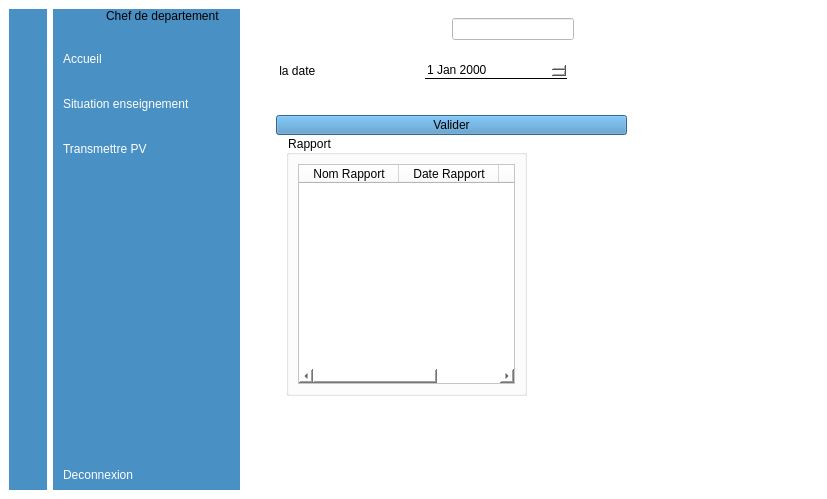
<?xml version="1.0" encoding="UTF-8"?>
<ui version="4.0">
 <class>Form</class>
 <widget class="QWidget" name="Form">
  <property name="geometry">
   <rect>
    <x>0</x>
    <y>0</y>
    <width>827</width>
    <height>499</height>
   </rect>
  </property>
  <property name="windowTitle">
   <string>Form</string>
  </property>
  <property name="styleSheet">
   <string notr="true">background-color: rgb(255, 255, 255);</string>
  </property>
  <widget class="QWidget" name="icon_only_widget" native="true">
   <property name="geometry">
    <rect>
     <x>9</x>
     <y>9</y>
     <width>38</width>
     <height>481</height>
    </rect>
   </property>
   <property name="maximumSize">
    <size>
     <width>60</width>
     <height>16777215</height>
    </size>
   </property>
   <property name="styleSheet">
    <string notr="true">QWidget{
	background-color: rgb(73, 144, 196);
}

QPushButton{
	color:white;
	height: 30px;
	border:none;
	border-radius:10px;
}

QPushButton:checked{
	background-color: #F5FAFE;
	color: #1F95EF;
	font-weight:bold;
}</string>
   </property>
   <layout class="QVBoxLayout" name="verticalLayout_3">
    <property name="spacing">
     <number>15</number>
    </property>
    <property name="leftMargin">
     <number>0</number>
    </property>
    <property name="topMargin">
     <number>0</number>
    </property>
    <property name="rightMargin">
     <number>0</number>
    </property>
    <item>
     <layout class="QVBoxLayout" name="verticalLayout_2">
      <property name="spacing">
       <number>15</number>
      </property>
      <property name="topMargin">
       <number>15</number>
      </property>
      <item>
       <widget class="QPushButton" name="Accueil_1">
        <property name="styleSheet">
         <string notr="true">QPushButton:checked{
	background-color: #F5FAFE;
	color: #1F95EF;
	font-weight:bold;
}</string>
        </property>
        <property name="text">
         <string/>
        </property>
        <property name="icon">
         <iconset>
          <normaloff>../../../EduOps-BackOffice-dev-main/images/page-accueil.png</normaloff>../../../EduOps-BackOffice-dev-main/images/page-accueil.png</iconset>
        </property>
        <property name="checkable">
         <bool>true</bool>
        </property>
        <property name="autoExclusive">
         <bool>true</bool>
        </property>
       </widget>
      </item>
      <item>
       <widget class="QPushButton" name="ExploiterEnseigne_1">
        <property name="styleSheet">
         <string notr="true">text-align:center;</string>
        </property>
        <property name="text">
         <string/>
        </property>
        <property name="icon">
         <iconset>
          <normaloff>../../../EduOps-BackOffice-dev-main/images/cahier-de-texte.png</normaloff>../../../EduOps-BackOffice-dev-main/images/cahier-de-texte.png</iconset>
        </property>
        <property name="checkable">
         <bool>true</bool>
        </property>
        <property name="autoExclusive">
         <bool>true</bool>
        </property>
       </widget>
      </item>
      <item>
       <widget class="QPushButton" name="ExploiterPV_1">
        <property name="styleSheet">
         <string notr="true">text-align:center;
</string>
        </property>
        <property name="text">
         <string/>
        </property>
        <property name="icon">
         <iconset>
          <normaloff>../../../EduOps-BackOffice-dev-main/images/enseignement.png</normaloff>../../../EduOps-BackOffice-dev-main/images/enseignement.png</iconset>
        </property>
        <property name="checkable">
         <bool>true</bool>
        </property>
        <property name="autoExclusive">
         <bool>true</bool>
        </property>
       </widget>
      </item>
     </layout>
    </item>
    <item>
     <spacer name="verticalSpacer">
      <property name="orientation">
       <enum>Qt::Vertical</enum>
      </property>
      <property name="sizeHint" stdset="0">
       <size>
        <width>38</width>
        <height>68</height>
       </size>
      </property>
     </spacer>
    </item>
    <item>
     <widget class="QPushButton" name="pushButton_9">
      <property name="styleSheet">
       <string notr="true">text-align:center;
</string>
      </property>
      <property name="text">
       <string/>
      </property>
      <property name="icon">
       <iconset>
        <normaloff>../../../SGBD_PROJET/Images/sortir.png</normaloff>../../../SGBD_PROJET/Images/sortir.png</iconset>
      </property>
      <property name="checkable">
       <bool>true</bool>
      </property>
     </widget>
    </item>
   </layout>
  </widget>
  <widget class="QWidget" name="icon_name_widget" native="true">
   <property name="geometry">
    <rect>
     <x>53</x>
     <y>9</y>
     <width>187</width>
     <height>481</height>
    </rect>
   </property>
   <property name="maximumSize">
    <size>
     <width>200</width>
     <height>16777215</height>
    </size>
   </property>
   <property name="styleSheet">
    <string notr="true">QWidget{
	background-color: rgb(73, 144, 196);
}

QPushButton{
	text-align:left;
	color: white;
	height: 30px;
	border:none;
	font-family: &quot;Comic Sans MS&quot;, cursive, sans-serif; 
	font-size: 12px; 
    padding-left:10px;
	border-top-left-radius:10px;
	border-bottom-left-radius:10px;
}

QPushButton:checked{
	background-color: #F5FAFE;
	color: #1F95EF;
	font-weight:bold;
}</string>
   </property>
   <layout class="QVBoxLayout" name="verticalLayout_4">
    <property name="rightMargin">
     <number>0</number>
    </property>
    <item>
     <layout class="QHBoxLayout" name="horizontalLayout_3">
      <property name="rightMargin">
       <number>20</number>
      </property>
      <item>
       <widget class="QLabel" name="label_2">
        <property name="styleSheet">
         <string notr="true">image: url(:/logo pers.jpeg);</string>
        </property>
        <property name="text">
         <string/>
        </property>
       </widget>
      </item>
      <item>
       <widget class="QLabel" name="label_3">
        <property name="text">
         <string>Chef de departement</string>
        </property>
       </widget>
      </item>
     </layout>
    </item>
    <item>
     <layout class="QVBoxLayout" name="verticalLayout">
      <property name="spacing">
       <number>15</number>
      </property>
      <property name="topMargin">
       <number>15</number>
      </property>
      <item>
       <widget class="QPushButton" name="Accueil_2">
        <property name="text">
         <string>Accueil</string>
        </property>
        <property name="icon">
         <iconset>
          <normaloff>../../../EduOps-BackOffice-dev-main/images/page-accueil.png</normaloff>../../../EduOps-BackOffice-dev-main/images/page-accueil.png</iconset>
        </property>
        <property name="checkable">
         <bool>true</bool>
        </property>
        <property name="autoExclusive">
         <bool>true</bool>
        </property>
       </widget>
      </item>
      <item>
       <widget class="QPushButton" name="ExploiterEnseigne_2">
        <property name="text">
         <string>Situation enseignement</string>
        </property>
        <property name="icon">
         <iconset>
          <normaloff>../../../EduOps-BackOffice-dev-main/images/cahier-de-texte.png</normaloff>../../../EduOps-BackOffice-dev-main/images/cahier-de-texte.png</iconset>
        </property>
        <property name="checkable">
         <bool>true</bool>
        </property>
        <property name="autoExclusive">
         <bool>true</bool>
        </property>
       </widget>
      </item>
      <item>
       <widget class="QPushButton" name="ExploiterPV_2">
        <property name="text">
         <string>Transmettre PV</string>
        </property>
        <property name="icon">
         <iconset>
          <normaloff>../../../SGBD_PROJET/Images/enseignement.png</normaloff>../../../SGBD_PROJET/Images/enseignement.png</iconset>
        </property>
        <property name="checkable">
         <bool>true</bool>
        </property>
        <property name="autoExclusive">
         <bool>true</bool>
        </property>
       </widget>
      </item>
     </layout>
    </item>
    <item>
     <spacer name="verticalSpacer_2">
      <property name="orientation">
       <enum>Qt::Vertical</enum>
      </property>
      <property name="sizeHint" stdset="0">
       <size>
        <width>18</width>
        <height>6</height>
       </size>
      </property>
     </spacer>
    </item>
    <item>
     <widget class="QPushButton" name="pushButton_25">
      <property name="text">
       <string>Deconnexion</string>
      </property>
      <property name="icon">
       <iconset>
        <normaloff>../../../SGBD_PROJET/Images/sortir.png</normaloff>../../../SGBD_PROJET/Images/sortir.png</iconset>
      </property>
      <property name="checkable">
       <bool>true</bool>
      </property>
     </widget>
    </item>
   </layout>
  </widget>
  <widget class="QWidget" name="main_menu" native="true">
   <property name="geometry">
    <rect>
     <x>246</x>
     <y>9</y>
     <width>572</width>
     <height>481</height>
    </rect>
   </property>
   <layout class="QVBoxLayout" name="verticalLayout_5">
    <item>
     <widget class="QWidget" name="header" native="true">
      <property name="maximumSize">
       <size>
        <width>16777215</width>
        <height>16777215</height>
       </size>
      </property>
      <layout class="QHBoxLayout" name="horizontalLayout_5">
       <item>
        <widget class="QPushButton" name="menu">
         <property name="styleSheet">
          <string notr="true">border: none;
</string>
         </property>
         <property name="text">
          <string/>
         </property>
         <property name="icon">
          <iconset>
           <normaloff>../../../EduOps-BackOffice-dev-main/images/barre-de-menu.png</normaloff>../../../EduOps-BackOffice-dev-main/images/barre-de-menu.png</iconset>
         </property>
         <property name="iconSize">
          <size>
           <width>30</width>
           <height>30</height>
          </size>
         </property>
         <property name="checkable">
          <bool>true</bool>
         </property>
        </widget>
       </item>
       <item>
        <spacer name="horizontalSpacer">
         <property name="orientation">
          <enum>Qt::Horizontal</enum>
         </property>
         <property name="sizeHint" stdset="0">
          <size>
           <width>138</width>
           <height>20</height>
          </size>
         </property>
        </spacer>
       </item>
       <item>
        <layout class="QHBoxLayout" name="horizontalLayout_4">
         <item>
          <widget class="QLineEdit" name="lineEdit"/>
         </item>
         <item>
          <widget class="QPushButton" name="pushButton_29">
           <property name="styleSheet">
            <string notr="true">	border:none;

</string>
           </property>
           <property name="text">
            <string/>
           </property>
           <property name="icon">
            <iconset>
             <normaloff>Images/loupe.png</normaloff>Images/loupe.png</iconset>
           </property>
           <property name="iconSize">
            <size>
             <width>20</width>
             <height>20</height>
            </size>
           </property>
          </widget>
         </item>
        </layout>
       </item>
       <item>
        <spacer name="horizontalSpacer_2">
         <property name="orientation">
          <enum>Qt::Horizontal</enum>
         </property>
         <property name="sizeHint" stdset="0">
          <size>
           <width>137</width>
           <height>20</height>
          </size>
         </property>
        </spacer>
       </item>
       <item>
        <widget class="QPushButton" name="pushButton_30">
         <property name="styleSheet">
          <string notr="true">border: none;

</string>
         </property>
         <property name="text">
          <string/>
         </property>
         <property name="icon">
          <iconset>
           <normaloff>../../../EduOps-BackOffice-dev-main/images/profil.png</normaloff>../../../EduOps-BackOffice-dev-main/images/profil.png</iconset>
         </property>
         <property name="iconSize">
          <size>
           <width>30</width>
           <height>20</height>
          </size>
         </property>
        </widget>
       </item>
      </layout>
     </widget>
    </item>
    <item>
     <widget class="QStackedWidget" name="stackedWidget">
      <property name="styleSheet">
       <string notr="true">background-color: rgb(255, 255, 255);</string>
      </property>
      <property name="currentIndex">
       <number>1</number>
      </property>
      <widget class="QWidget" name="Accueil">
       <widget class="QLabel" name="label_4">
        <property name="geometry">
         <rect>
          <x>30</x>
          <y>20</y>
          <width>361</width>
          <height>41</height>
         </rect>
        </property>
        <property name="font">
         <font>
          <family>MS Gothic</family>
          <pointsize>20</pointsize>
          <italic>true</italic>
          <bold>true</bold>
         </font>
        </property>
        <property name="text">
         <string>Bienvenue dans la page d accueil</string>
        </property>
       </widget>
      </widget>
      <widget class="QWidget" name="ExploiterRapport">
       <widget class="QWidget" name="widget" native="true">
        <property name="geometry">
         <rect>
          <x>10</x>
          <y>-30</y>
          <width>511</width>
          <height>411</height>
         </rect>
        </property>
        <widget class="QPushButton" name="button">
         <property name="geometry">
          <rect>
           <x>20</x>
           <y>90</y>
           <width>351</width>
           <height>20</height>
          </rect>
         </property>
         <property name="styleSheet">
          <string notr="true">background-color: rgb(73, 144, 196);

</string>
         </property>
         <property name="text">
          <string>Valider</string>
         </property>
        </widget>
        <widget class="QGroupBox" name="groupBox">
         <property name="geometry">
          <rect>
           <x>30</x>
           <y>110</y>
           <width>241</width>
           <height>261</height>
          </rect>
         </property>
         <property name="title">
          <string>Rapport</string>
         </property>
         <layout class="QGridLayout" name="gridLayout">
          <item row="0" column="0">
           <widget class="QTableWidget" name="tableau">
            <column>
             <property name="text">
              <string>Nom Rapport</string>
             </property>
            </column>
            <column>
             <property name="text">
              <string>Date Rapport</string>
             </property>
            </column>
            <column>
             <property name="text">
              <string>Contenu</string>
             </property>
            </column>
           </widget>
          </item>
         </layout>
        </widget>
        <widget class="QWidget" name="layoutWidget">
         <property name="geometry">
          <rect>
           <x>20</x>
           <y>30</y>
           <width>291</width>
           <height>31</height>
          </rect>
         </property>
         <layout class="QHBoxLayout" name="horizontalLayout_2">
          <item>
           <widget class="QLabel" name="label_7">
            <property name="text">
             <string> la date </string>
            </property>
           </widget>
          </item>
          <item>
           <widget class="QDateEdit" name="dateEdit">
            <property name="styleSheet">
             <string notr="true">QDateEdit {
    border: none;
    margin: 0;
    border-bottom: 1px solid black; /* Couleur de la ligne */
}</string>
            </property>
           </widget>
          </item>
         </layout>
        </widget>
       </widget>
      </widget>
      <widget class="QWidget" name="ExploiterEnseigne">
       <widget class="QWidget" name="widget_2" native="true">
        <property name="geometry">
         <rect>
          <x>19</x>
          <y>9</y>
          <width>521</width>
          <height>421</height>
         </rect>
        </property>
        <widget class="QWidget" name="widget_3" native="true">
         <property name="geometry">
          <rect>
           <x>10</x>
           <y>10</y>
           <width>451</width>
           <height>391</height>
          </rect>
         </property>
         <widget class="QLabel" name="label_5">
          <property name="geometry">
           <rect>
            <x>40</x>
            <y>40</y>
            <width>37</width>
            <height>12</height>
           </rect>
          </property>
          <property name="text">
           <string/>
          </property>
         </widget>
         <widget class="QGroupBox" name="groupBox_2">
          <property name="geometry">
           <rect>
            <x>20</x>
            <y>110</y>
            <width>241</width>
            <height>271</height>
           </rect>
          </property>
          <property name="title">
           <string>PV</string>
          </property>
          <layout class="QGridLayout" name="gridLayout_2">
           <item row="0" column="0">
            <widget class="QTableWidget" name="tableWidget_2">
             <column>
              <property name="text">
               <string>Nom Enseignant</string>
              </property>
             </column>
             <column>
              <property name="text">
               <string>contenu</string>
              </property>
             </column>
             <column>
              <property name="text">
               <string>Date PV</string>
              </property>
             </column>
            </widget>
           </item>
          </layout>
         </widget>
         <widget class="QPushButton" name="pushButton_2">
          <property name="geometry">
           <rect>
            <x>40</x>
            <y>80</y>
            <width>221</width>
            <height>21</height>
           </rect>
          </property>
          <property name="styleSheet">
           <string notr="true">background-color: rgb(73, 144, 196);</string>
          </property>
          <property name="text">
           <string>Valider</string>
          </property>
         </widget>
         <widget class="QLabel" name="label">
          <property name="geometry">
           <rect>
            <x>10</x>
            <y>40</y>
            <width>21</width>
            <height>16</height>
           </rect>
          </property>
          <property name="text">
           <string>DATE</string>
          </property>
         </widget>
         <widget class="QDateEdit" name="DateEdit_2">
          <property name="geometry">
           <rect>
            <x>40</x>
            <y>20</y>
            <width>221</width>
            <height>31</height>
           </rect>
          </property>
          <property name="styleSheet">
           <string notr="true">QDateEdit {
    border: none;
    margin: 0;
    border-bottom: 1px solid black; /* Couleur de la ligne */
}</string>
          </property>
         </widget>
        </widget>
       </widget>
      </widget>
      <widget class="QWidget" name="ExploiterPV">
       <widget class="QWidget" name="widget_4" native="true">
        <property name="geometry">
         <rect>
          <x>10</x>
          <y>0</y>
          <width>531</width>
          <height>351</height>
         </rect>
        </property>
       </widget>
      </widget>
     </widget>
    </item>
   </layout>
  </widget>
 </widget>
 <resources/>
 <connections>
  <connection>
   <sender>menu</sender>
   <signal>toggled(bool)</signal>
   <receiver>icon_only_widget</receiver>
   <slot>setHidden(bool)</slot>
   <hints>
    <hint type="sourcelabel">
     <x>271</x>
     <y>53</y>
    </hint>
    <hint type="destinationlabel">
     <x>9</x>
     <y>452</y>
    </hint>
   </hints>
  </connection>
  <connection>
   <sender>menu</sender>
   <signal>toggled(bool)</signal>
   <receiver>icon_name_widget</receiver>
   <slot>setVisible(bool)</slot>
   <hints>
    <hint type="sourcelabel">
     <x>284</x>
     <y>39</y>
    </hint>
    <hint type="destinationlabel">
     <x>216</x>
     <y>311</y>
    </hint>
   </hints>
  </connection>
  <connection>
   <sender>pushButton_9</sender>
   <signal>toggled(bool)</signal>
   <receiver>Form</receiver>
   <slot>close()</slot>
   <hints>
    <hint type="sourcelabel">
     <x>14</x>
     <y>457</y>
    </hint>
    <hint type="destinationlabel">
     <x>24</x>
     <y>502</y>
    </hint>
   </hints>
  </connection>
  <connection>
   <sender>pushButton_25</sender>
   <signal>toggled(bool)</signal>
   <receiver>Form</receiver>
   <slot>close()</slot>
   <hints>
    <hint type="sourcelabel">
     <x>136</x>
     <y>470</y>
    </hint>
    <hint type="destinationlabel">
     <x>136</x>
     <y>515</y>
    </hint>
   </hints>
  </connection>
  <connection>
   <sender>Accueil_1</sender>
   <signal>toggled(bool)</signal>
   <receiver>Accueil_2</receiver>
   <slot>setChecked(bool)</slot>
   <hints>
    <hint type="sourcelabel">
     <x>37</x>
     <y>61</y>
    </hint>
    <hint type="destinationlabel">
     <x>84</x>
     <y>63</y>
    </hint>
   </hints>
  </connection>
  <connection>
   <sender>Accueil_2</sender>
   <signal>toggled(bool)</signal>
   <receiver>Accueil_1</receiver>
   <slot>setChecked(bool)</slot>
   <hints>
    <hint type="sourcelabel">
     <x>72</x>
     <y>57</y>
    </hint>
    <hint type="destinationlabel">
     <x>30</x>
     <y>56</y>
    </hint>
   </hints>
  </connection>
  <connection>
   <sender>ExploiterEnseigne_1</sender>
   <signal>toggled(bool)</signal>
   <receiver>ExploiterEnseigne_2</receiver>
   <slot>setChecked(bool)</slot>
   <hints>
    <hint type="sourcelabel">
     <x>23</x>
     <y>100</y>
    </hint>
    <hint type="destinationlabel">
     <x>82</x>
     <y>102</y>
    </hint>
   </hints>
  </connection>
  <connection>
   <sender>ExploiterEnseigne_2</sender>
   <signal>toggled(bool)</signal>
   <receiver>ExploiterEnseigne_1</receiver>
   <slot>setChecked(bool)</slot>
   <hints>
    <hint type="sourcelabel">
     <x>78</x>
     <y>115</y>
    </hint>
    <hint type="destinationlabel">
     <x>22</x>
     <y>115</y>
    </hint>
   </hints>
  </connection>
  <connection>
   <sender>ExploiterPV_1</sender>
   <signal>toggled(bool)</signal>
   <receiver>ExploiterPV_2</receiver>
   <slot>setChecked(bool)</slot>
   <hints>
    <hint type="sourcelabel">
     <x>27</x>
     <y>141</y>
    </hint>
    <hint type="destinationlabel">
     <x>73</x>
     <y>150</y>
    </hint>
   </hints>
  </connection>
  <connection>
   <sender>ExploiterPV_2</sender>
   <signal>toggled(bool)</signal>
   <receiver>ExploiterPV_1</receiver>
   <slot>setChecked(bool)</slot>
   <hints>
    <hint type="sourcelabel">
     <x>68</x>
     <y>154</y>
    </hint>
    <hint type="destinationlabel">
     <x>29</x>
     <y>160</y>
    </hint>
   </hints>
  </connection>
 </connections>
</ui>
